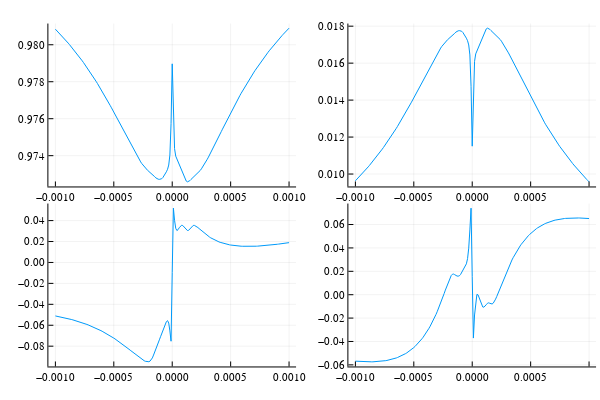

The notebook cell saved with this chart:
### Code cell
plot1=Plots.plot(Bvalues,popEx)
plot2=Plots.plot(Bvalues,popGr)
plot3=Plots.plot(Bvalues,absorb)
plot4=Plots.plot(Bvalues,rotation)
Plots.plot(plot1, plot2, plot3, plot4, layout = (2, 2), legend = false)

### Figure 1 — Plotly figure (JSON) as saved in the notebook; plotly's stock layout.template omitted (floating-point values rounded to 4 significant figures; data arrays with more than 128 entries replaced by an {"elided": "..."} marker saying what was removed)
{"data": [{"colorbar": {"title": ""}, "legendgroup": "y1", "line": {"color": "rgba(0, 154, 250, 1.000)", "dash": "solid", "shape": "linear", "width": 1}, "mode": "lines", "name": "y1", "showlegend": true, "type": "scatter", "x": {"elided": "201 float values"}, "xaxis": "x1", "y": {"elided": "201 float values"}, "yaxis": "y1", "zmax": null, "zmin": null}, {"colorbar": {"title": ""}, "legendgroup": "y1", "line": {"color": "rgba(0, 154, 250, 1.000)", "dash": "solid", "shape": "linear", "width": 1}, "mode": "lines", "name": "y1", "showlegend": true, "type": "scatter", "x": {"elided": "201 float values"}, "xaxis": "x2", "y": {"elided": "201 float values"}, "yaxis": "y2", "zmax": null, "zmin": null}, {"colorbar": {"title": ""}, "legendgroup": "y1", "line": {"color": "rgba(0, 154, 250, 1.000)", "dash": "solid", "shape": "linear", "width": 1}, "mode": "lines", "name": "y1", "showlegend": true, "type": "scatter", "x": {"elided": "201 float values"}, "xaxis": "x3", "y": {"elided": "201 float values"}, "yaxis": "y3", "zmax": null, "zmin": null}, {"colorbar": {"title": ""}, "legendgroup": "y1", "line": {"color": "rgba(0, 154, 250, 1.000)", "dash": "solid", "shape": "linear", "width": 1}, "mode": "lines", "name": "y1", "showlegend": true, "type": "scatter", "x": {"elided": "201 float values"}, "xaxis": "x4", "y": {"elided": "201 float values"}, "yaxis": "y4", "zmax": null, "zmin": null}], "layout": {"annotations": [], "height": 400, "margin": {"b": 20, "l": 0, "r": 0, "t": 20}, "paper_bgcolor": "rgba(255, 255, 255, 1.000)", "plot_bgcolor": "rgba(255, 255, 255, 1.000)", "showlegend": false, "width": 600, "xaxis1": {"anchor": "y1", "domain": [0.08064, 0.4934], "gridcolor": "rgba(0, 0, 0, 0.100)", "gridwidth": 0.5, "linecolor": "rgba(0, 0, 0, 1.000)", "mirror": false, "range": [-0.00106, 0.00106], "showgrid": true, "showline": true, "showticklabels": true, "tickangle": 0, "tickcolor": "rgb(0, 0, 0)", "tickfont": {"color": "rgba(0, 0, 0, 1.000)", "family": "sans-serif", "size": 11}, "tickmode": "array", "ticks": "inside", "ticktext": ["−0.0010", "−0.0005", "0.0000", "0.0005", "0.0010"], "tickvals": [-0.001, -0.0005, 0, 0.0005, 0.001], "title": "", "titlefont": {"color": "rgba(0, 0, 0, 1.000)", "family": "sans-serif", "size": 15}, "type": "-", "visible": true, "zeroline": false, "zerolinecolor": "rgba(0, 0, 0, 1.000)"}, "xaxis2": {"anchor": "y2", "domain": [0.5806, 0.9934], "gridcolor": "rgba(0, 0, 0, 0.100)", "gridwidth": 0.5, "linecolor": "rgba(0, 0, 0, 1.000)", "mirror": false, "range": [-0.00106, 0.00106], "showgrid": true, "showline": true, "showticklabels": true, "tickangle": 0, "tickcolor": "rgb(0, 0, 0)", "tickfont": {"color": "rgba(0, 0, 0, 1.000)", "family": "sans-serif", "size": 11}, "tickmode": "array", "ticks": "inside", "ticktext": ["−0.0010", "−0.0005", "0.0000", "0.0005", "0.0010"], "tickvals": [-0.001, -0.0005, 0, 0.0005, 0.001], "title": "", "titlefont": {"color": "rgba(0, 0, 0, 1.000)", "family": "sans-serif", "size": 15}, "type": "-", "visible": true, "zeroline": false, "zerolinecolor": "rgba(0, 0, 0, 1.000)"}, "xaxis3": {"anchor": "y3", "domain": [0.08064, 0.4934], "gridcolor": "rgba(0, 0, 0, 0.100)", "gridwidth": 0.5, "linecolor": "rgba(0, 0, 0, 1.000)", "mirror": false, "range": [-0.00106, 0.00106], "showgrid": true, "showline": true, "showticklabels": true, "tickangle": 0, "tickcolor": "rgb(0, 0, 0)", "tickfont": {"color": "rgba(0, 0, 0, 1.000)", "family": "sans-serif", "size": 11}, "tickmode": "array", "ticks": "inside", "ticktext": ["−0.0010", "−0.0005", "0.0000", "0.0005", "0.0010"], "tickvals": [-0.001, -0.0005, 0, 0.0005, 0.001], "title": "", "titlefont": {"color": "rgba(0, 0, 0, 1.000)", "family": "sans-serif", "size": 15}, "type": "-", "visible": true, "zeroline": false, "zerolinecolor": "rgba(0, 0, 0, 1.000)"}, "xaxis4": {"anchor": "y4", "domain": [0.5806, 0.9934], "gridcolor": "rgba(0, 0, 0, 0.100)", "gridwidth": 0.5, "linecolor": "rgba(0, 0, 0, 1.000)", "mirror": false, "range": [-0.00106, 0.00106], "showgrid": true, "showline": true, "showticklabels": true, "tickangle": 0, "tickcolor": "rgb(0, 0, 0)", "tickfont": {"color": "rgba(0, 0, 0, 1.000)", "family": "sans-serif", "size": 11}, "tickmode": "array", "ticks": "inside", "ticktext": ["−0.0010", "−0.0005", "0.0000", "0.0005", "0.0010"], "tickvals": [-0.001, -0.0005, 0, 0.0005, 0.001], "title": "", "titlefont": {"color": "rgba(0, 0, 0, 1.000)", "family": "sans-serif", "size": 15}, "type": "-", "visible": true, "zeroline": false, "zerolinecolor": "rgba(0, 0, 0, 1.000)"}, "yaxis1": {"anchor": "x1", "domain": [0.5376, 0.9902], "gridcolor": "rgba(0, 0, 0, 0.100)", "gridwidth": 0.5, "linecolor": "rgba(0, 0, 0, 1.000)", "mirror": false, "range": [0.9723, 0.9811], "showgrid": true, "showline": true, "showticklabels": true, "tickangle": 0, "tickcolor": "rgb(0, 0, 0)", "tickfont": {"color": "rgba(0, 0, 0, 1.000)", "family": "sans-serif", "size": 11}, "tickmode": "array", "ticks": "inside", "ticktext": ["0.974", "0.976", "0.978", "0.980"], "tickvals": [0.974, 0.976, 0.978, 0.98], "title": "", "titlefont": {"color": "rgba(0, 0, 0, 1.000)", "family": "sans-serif", "size": 15}, "type": "-", "visible": true, "zeroline": false, "zerolinecolor": "rgba(0, 0, 0, 1.000)"}, "yaxis2": {"anchor": "x2", "domain": [0.5376, 0.9902], "gridcolor": "rgba(0, 0, 0, 0.100)", "gridwidth": 0.5, "linecolor": "rgba(0, 0, 0, 1.000)", "mirror": false, "range": [0.009328, 0.01814], "showgrid": true, "showline": true, "showticklabels": true, "tickangle": 0, "tickcolor": "rgb(0, 0, 0)", "tickfont": {"color": "rgba(0, 0, 0, 1.000)", "family": "sans-serif", "size": 11}, "tickmode": "array", "ticks": "inside", "ticktext": ["0.010", "0.012", "0.014", "0.016", "0.018"], "tickvals": [0.01, 0.012, 0.014, 0.016, 0.018], "title": "", "titlefont": {"color": "rgba(0, 0, 0, 1.000)", "family": "sans-serif", "size": 15}, "type": "-", "visible": true, "zeroline": false, "zerolinecolor": "rgba(0, 0, 0, 1.000)"}, "yaxis3": {"anchor": "x3", "domain": [0.03762, 0.4902], "gridcolor": "rgba(0, 0, 0, 0.100)", "gridwidth": 0.5, "linecolor": "rgba(0, 0, 0, 1.000)", "mirror": false, "range": [-0.09937, 0.05628], "showgrid": true, "showline": true, "showticklabels": true, "tickangle": 0, "tickcolor": "rgb(0, 0, 0)", "tickfont": {"color": "rgba(0, 0, 0, 1.000)", "family": "sans-serif", "size": 11}, "tickmode": "array", "ticks": "inside", "ticktext": ["−0.08", "−0.06", "−0.04", "−0.02", "0.00", "0.02", "0.04"], "tickvals": [-0.08, -0.06, -0.04, -0.02, 0, 0.02, 0.04], "title": "", "titlefont": {"color": "rgba(0, 0, 0, 1.000)", "family": "sans-serif", "size": 15}, "type": "-", "visible": true, "zeroline": false, "zerolinecolor": "rgba(0, 0, 0, 1.000)"}, "yaxis4": {"anchor": "x4", "domain": [0.03762, 0.4902], "gridcolor": "rgba(0, 0, 0, 0.100)", "gridwidth": 0.5, "linecolor": "rgba(0, 0, 0, 1.000)", "mirror": false, "range": [-0.06135, 0.07794], "showgrid": true, "showline": true, "showticklabels": true, "tickangle": 0, "tickcolor": "rgb(0, 0, 0)", "tickfont": {"color": "rgba(0, 0, 0, 1.000)", "family": "sans-serif", "size": 11}, "tickmode": "array", "ticks": "inside", "ticktext": ["−0.06", "−0.04", "−0.02", "0.00", "0.02", "0.04", "0.06"], "tickvals": [-0.06, -0.04, -0.02, 0, 0.02, 0.04, 0.06], "title": "", "titlefont": {"color": "rgba(0, 0, 0, 1.000)", "family": "sans-serif", "size": 15}, "type": "-", "visible": true, "zeroline": false, "zerolinecolor": "rgba(0, 0, 0, 1.000)"}}}
